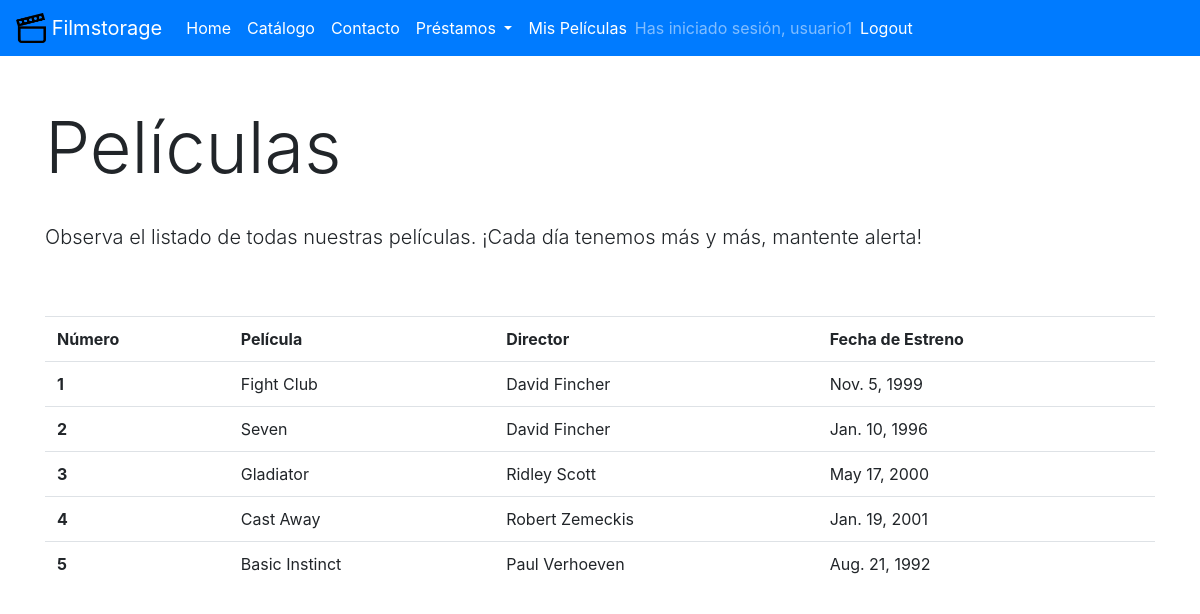
The page /catalog/film_list/ (signed in) on the database its author committed.
### catalog/models.py (models this page shows, shortened)
class Film(models.Model):
    title = models.CharField(max_length=50)
    director = ForeignKey('Director', on_delete=models.SET_NULL, null=True)
    genre = ForeignKey('Genre', on_delete=models.SET_NULL, null=True)
    star = ForeignKey('Actor', on_delete=models.SET_NULL, null=True)
    release_date = models.DateField(null=True, blank=True)
    sinopsis = models.TextField(max_length=1000, null=True, blank=True)

class Director(models.Model):
    first_name = models.CharField(max_length=30)
    last_name = models.CharField(max_length=30)
    date_of_birth = models.DateField(null=True, blank=True)
    GENRE = (
        ('m', 'Male'),
        ('f', 'Female'),
        ('o', 'Other'),
    )
    sex = models.CharField(max_length=1, choices=GENRE, blank=True, default='o', help_text="(M/F/O)")

### catalog/views.py (the view)
# urls.py: path('film_list/', views.FilmListView.as_view(), name='film_list'),
class FilmListView(generic.ListView):
    model = Film

### catalog/templates/catalog/film_list.html (shortened to what this page needs)
{% extends "base.html" %}
{% block content %}
<link rel="stylesheet" href="https://maxcdn.bootstrapcdn.com/bootstrap/4.0.0/css/bootstrap.min.css">
<div class="container">
<br><br>
<h1 class="display-3">Películas</h1>
<br>
<p class="lead">
    Observa el listado de todas nuestras películas. ¡Cada día tenemos más y más, mantente alerta!
</p>
<br><br>
<table class="table">
    <tr>
        <th scope="col">Número</th>
        <th scope="col">Película</th>
        <th scope="col">Director</th>
        <th scope="col">Fecha de Estreno</th>
    </tr>
    {% for pelicula in film_list %}
    <tr>
        <th scope="row">{{ forloop.counter }}</th>
        <td>{{pelicula.title}}</td>
        <td>{{pelicula.director.first_name}} {{pelicula.director.last_name}}</td>
        <td>{{pelicula.release_date}}</td>
    </tr>
    {% endfor %}
</table>
</div>
{% endblock%}

### catalog/templates/base.html (shortened to what this page needs)
<html lang="en">
<head>
    <link rel="stylesheet" href="https://maxcdn.bootstrapcdn.com/bootstrap/4.0.0/css/bootstrap.min.css">
    </head>
<body>
      <nav class="navbar navbar-expand-lg navbar-dark bg-primary">
        <a class="navbar-brand" href="{% url 'index' %}">{% load static %} <img src="{% static 'film.png' %}" width="30" height="30" class="d-inline-block align-top" alt="Header image" ><span> </span>Filmstorage</a>
        <div class="collapse navbar-collapse" id="navbarNavDropdown">
          <ul class="navbar-nav">
            <li class="nav-item active">
              <a class="nav-link" href="{% url 'index' %}">Home</a>
            </li>
            <li class="nav-item active">
              <a class="nav-link" href="{% url 'film_list' %}">Catálogo</a>
            </li>
            <li class="nav-item active">
              <a class="nav-link" href="{% url 'contact' %}">Contacto</a>
            </li>
            <li class="nav-item dropdown active">
              <a class="nav-link dropdown-toggle" href="#" id="navbarDropdownMenuLink" data-toggle="dropdown" aria-haspopup="true" aria-expanded="false">
                Préstamos
              </a>
            </li>
            {% if user.is_authenticated %}
            <li class="nav-item">
              <a class="nav-link active" href="{% url 'my_films' %}">Mis Películas</a>
            </li>
              <span class="navbar-text">Has iniciado sesión, {{ user.get_username }}</span>
            <li class="nav-item active">
              <a class="nav-link" href="{% url 'logout'%}?next={{request.path}}">Logout</a>
            {% else %}
              <a class="nav-link" href="{% url 'login'%}?next={{request.path}}">Login</a>
            {% endif %}
            </li>
          </ul>
        </div>
      </nav>
    {% block content %}
    {% endblock %}
</body>
</html>

### rows shown on the page
Film: title "Fight Club", director.first_name "David", director.last_name "Fincher", release_date "Nov. 5, 1999"
Film: title "Seven", director.first_name "David", director.last_name "Fincher", release_date "Jan. 10, 1996"
Film: title "Gladiator", director.first_name "Ridley", director.last_name "Scott", release_date "May 17, 2000"
Film: title "Cast Away", director.first_name "Robert", director.last_name "Zemeckis", release_date "Jan. 19, 2001"
Film: title "Basic Instinct", director.first_name "Paul", director.last_name "Verhoeven", release_date "Aug. 21, 1992"

### other values the page prints
{{ user.get_username }} "usuario1"
